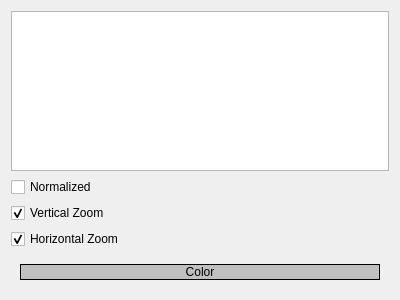
<?xml version="1.0" encoding="UTF-8"?>
<ui version="4.0">
 <class>simpanelright</class>
 <widget class="QWidget" name="simpanelright">
  <property name="geometry">
   <rect>
    <x>0</x>
    <y>0</y>
    <width>400</width>
    <height>300</height>
   </rect>
  </property>
  <property name="windowTitle">
   <string>Form</string>
  </property>
  <layout class="QVBoxLayout" name="verticalLayout">
   <item>
    <widget class="QTreeWidget" name="treeSimViews">
     <attribute name="headerVisible">
      <bool>false</bool>
     </attribute>
     <column>
      <property name="text">
       <string notr="true">1</string>
      </property>
     </column>
    </widget>
   </item>
   <item>
    <widget class="QCheckBox" name="Normalized">
     <property name="text">
      <string>Normalized</string>
     </property>
    </widget>
   </item>
   <item>
    <widget class="QCheckBox" name="verticalZoom">
     <property name="text">
      <string>Vertical Zoom</string>
     </property>
     <property name="checked">
      <bool>true</bool>
     </property>
    </widget>
   </item>
   <item>
    <widget class="QCheckBox" name="horizontalZoom">
     <property name="text">
      <string>Horizontal Zoom</string>
     </property>
     <property name="checked">
      <bool>true</bool>
     </property>
    </widget>
   </item>
   <item>
    <widget class="QWidget" name="widSimStyle" native="true">
     <property name="sizePolicy">
      <sizepolicy hsizetype="Preferred" vsizetype="MinimumExpanding">
       <horstretch>0</horstretch>
       <verstretch>0</verstretch>
      </sizepolicy>
     </property>
     <layout class="QGridLayout" name="gridLayout">
      <item row="0" column="0">
       <widget class="QPushButton" name="butSimColor">
        <property name="styleSheet">
         <string notr="true">border: 1px solid;
background-color: rgb(192, 192, 192);</string>
        </property>
        <property name="text">
         <string>Color</string>
        </property>
        <property name="flat">
         <bool>true</bool>
        </property>
       </widget>
      </item>
     </layout>
    </widget>
   </item>
  </layout>
 </widget>
 <resources/>
 <connections/>
</ui>
